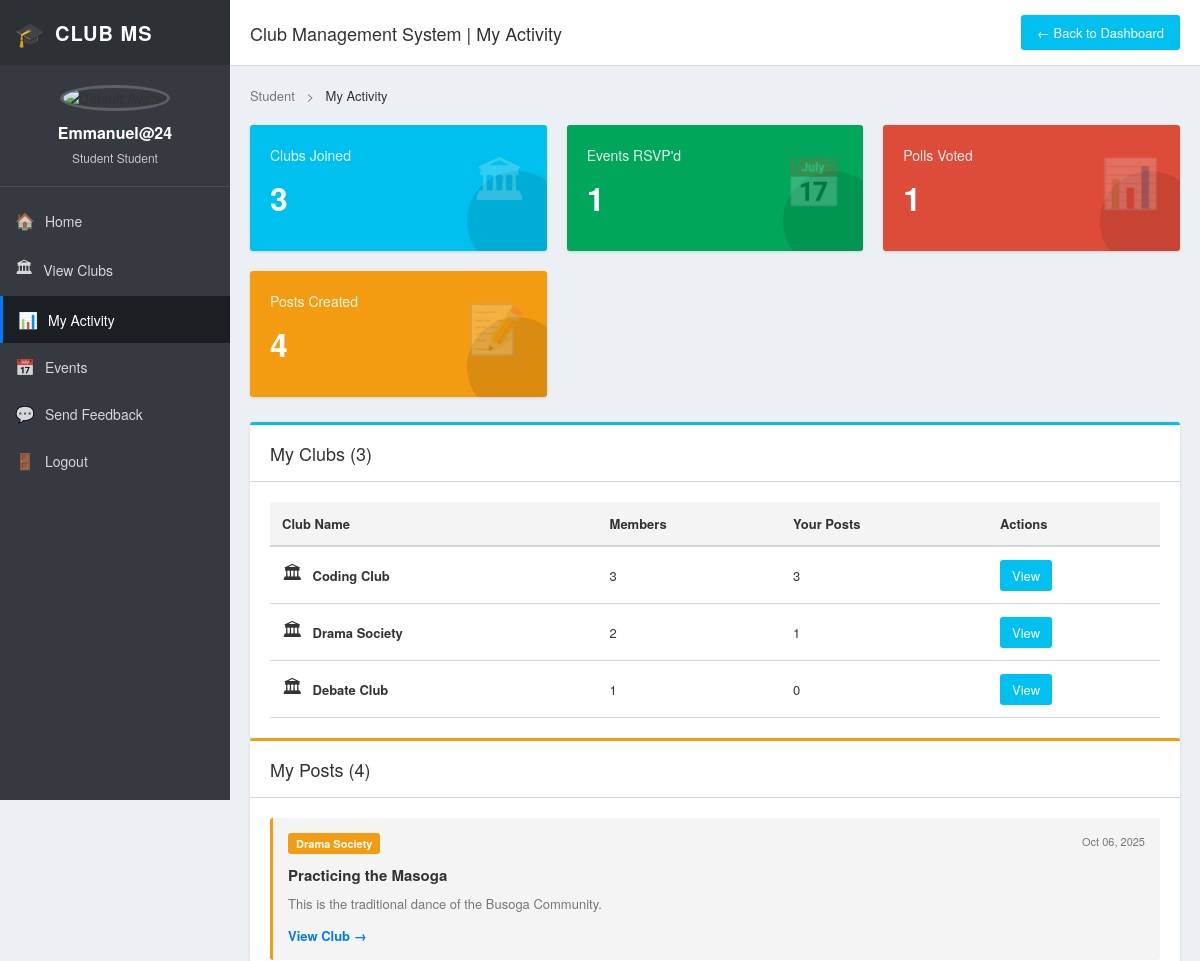
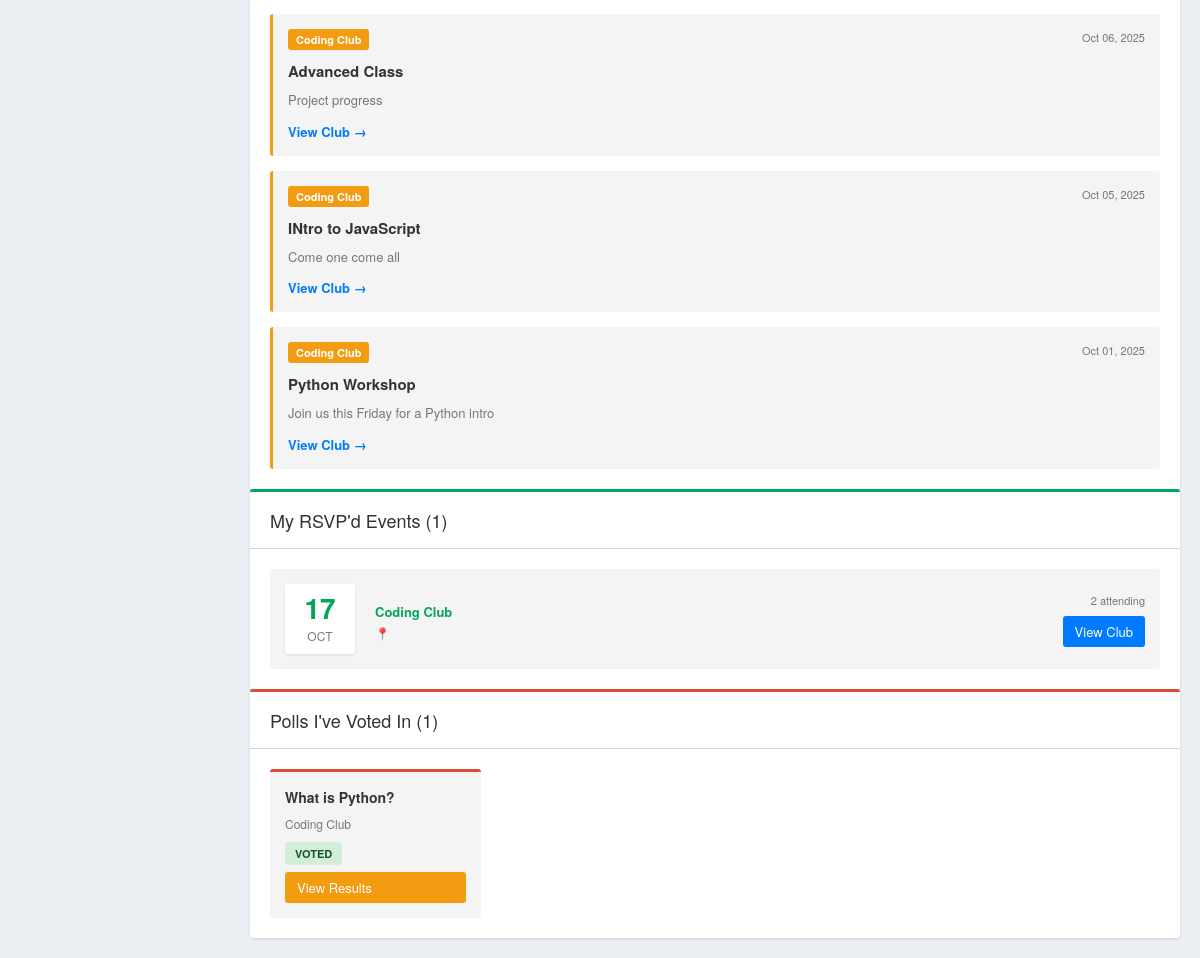
Before: /users/my-activity/ (signed in) with the older database file (2 pictures, top to bottom).
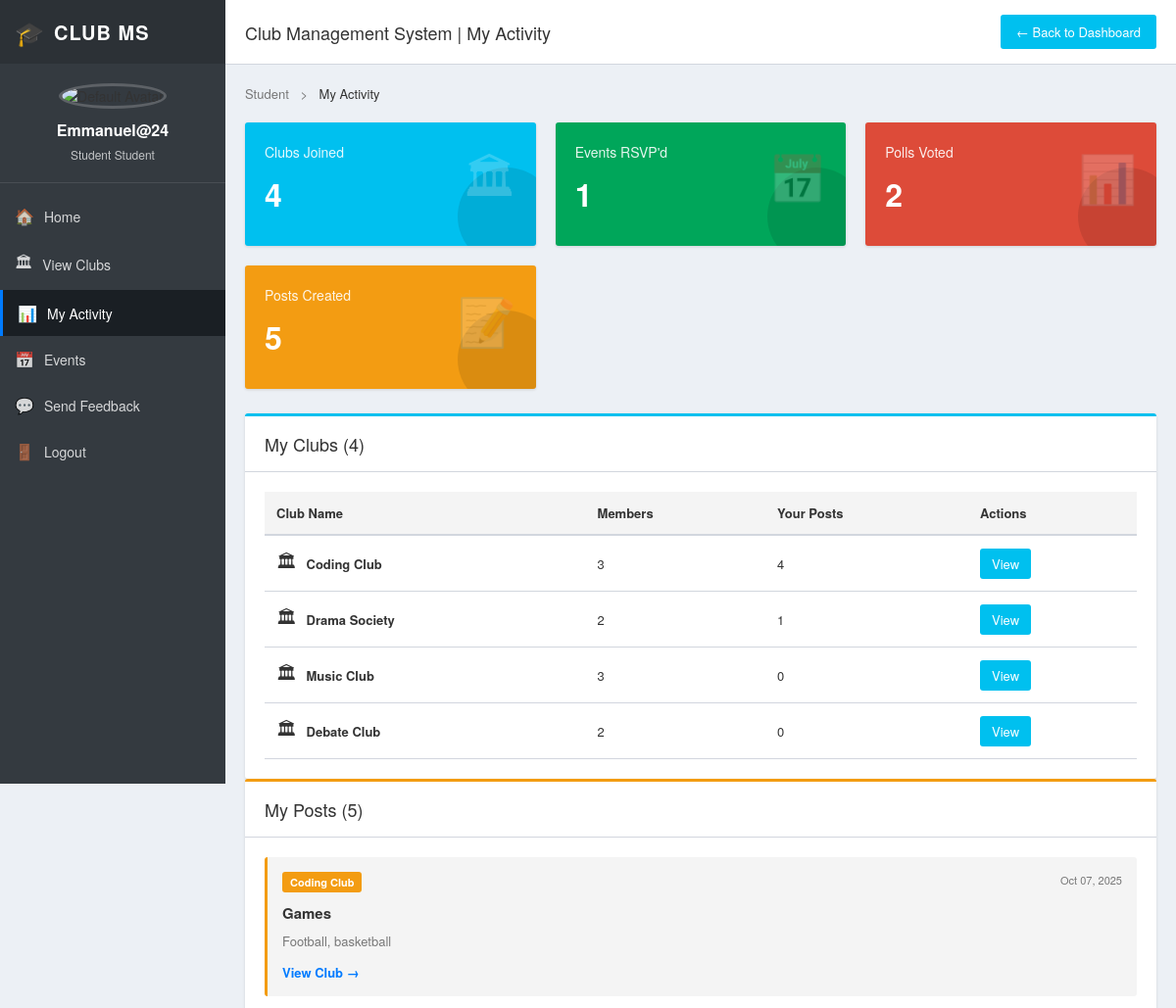
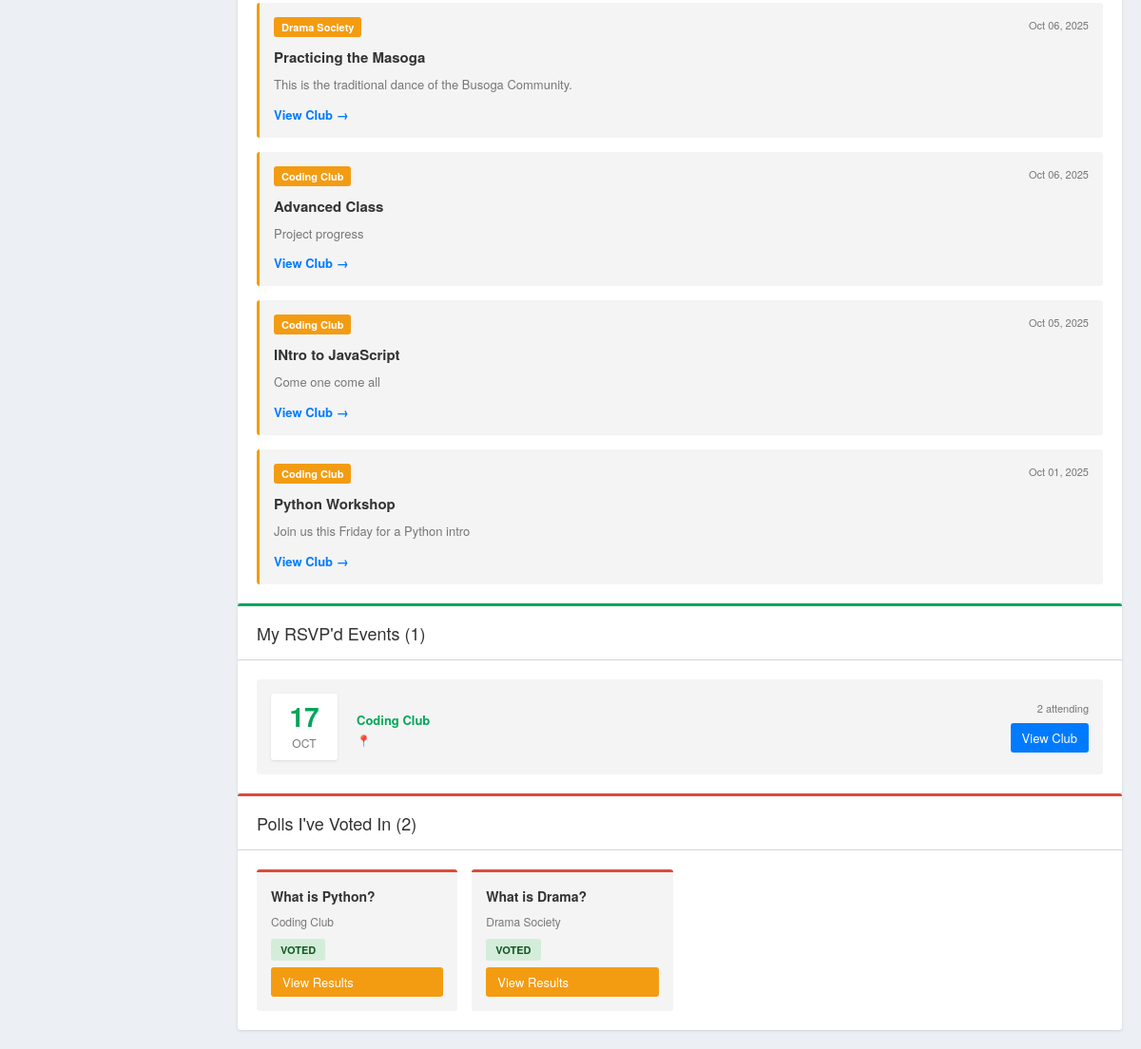
After: the same page with the newer database file (2 pictures, top to bottom).
### clubs/models.py (models this page shows, shortened)
class Club(models.Model):
    name = models.CharField(max_length=100)
    description = models.TextField()
    meeting_time = models.CharField(max_length=100)
    logo = models.ImageField(upload_to="club_logos/", blank=True, null=True)
    members = models.ManyToManyField(
        settings.AUTH_USER_MODEL,
        related_name="clubs",
        blank=True
    )

class ClubPost(models.Model):
    club = models.ForeignKey(
        Club, on_delete=models.CASCADE, related_name="posts"
    )
    title = models.CharField(max_length=200)
    content = models.TextField()
    author = models.ForeignKey(
        settings.AUTH_USER_MODEL, on_delete=models.CASCADE
    )
    created_at = models.DateTimeField(auto_now_add=True)

class Event(models.Model):
    club = models.ForeignKey(
        Club, on_delete=models.CASCADE, related_name="events"
    )
    name = models.CharField(max_length=200)
    description = models.TextField()
    date = models.DateField()
    attendees = models.ManyToManyField(
        settings.AUTH_USER_MODEL,
        related_name="event_attendees",
        blank=True
    )

class Poll(models.Model):
    club = models.ForeignKey(
        Club, on_delete=models.CASCADE, related_name="polls"
    )
    question = models.CharField(max_length=255)
    created_by = models.ForeignKey(
        settings.AUTH_USER_MODEL, on_delete=models.CASCADE
    )
    created_at = models.DateTimeField(auto_now_add=True)

### users/views.py (the view)
# urls.py: path("my-activity/", views.my_activity, name="my_activity"),
@login_required
def my_activity(request):
    user = request.user
    user_clubs = (
        user.clubs.all()
        .annotate(post_count=Count('posts', filter=Q(posts__author=user)))
    )
    rsvp_events = Event.objects.filter(attendees=user).order_by('date')
    voted_polls = []
    for poll in Poll.objects.filter(club__in=user_clubs):
        if poll.options.filter(votes=user).exists():
            voted_polls.append(poll)
    user_posts = ClubPost.objects.filter(author=user).order_by('-created_at')
    context = {
        'user_clubs': user_clubs,
        'rsvp_events': rsvp_events,
        'voted_polls': voted_polls,
        'user_posts': user_posts,
    }
    return render(request, 'users/my_activity.html', context)

### users/templates/users/my_activity.html (shortened to what the changed rows need)
{% load static %}
<!DOCTYPE html>
<html lang="en">
<head>
    <link rel="stylesheet" href="{% static 'css/student_dashboard.css' %}">
</head>
<body>
<div class="dashboard-wrapper">
    <main class="dashboard-main">
        <header class="top-header">
            <div class="header-left">
                <h1 class="page-title">Club Management System | My Activity</h1>
            </div>
        </header>
        <div class="dashboard-content">
            <section class="stats-grid">
                <div class="stat-card card-blue">
                    <div class="stat-content">
                        <h3>Clubs Joined</h3>
                        <p class="stat-number">{{ user_clubs.count }}</p>
                    </div>
                </div>
                <div class="stat-card card-red">
                    <div class="stat-content">
                        <h3>Polls Voted</h3>
                        <p class="stat-number">{{ voted_polls|length }}</p>
                    </div>
                </div>
                <div class="stat-card card-yellow">
                    <div class="stat-content">
                        <h3>Posts Created</h3>
                        <p class="stat-number">{{ user_posts.count }}</p>
                    </div>
                </div>
            </section>
            <section class="panel clubs-panel">
                <div class="panel-header">
                    <h2>My Clubs ({{ user_clubs.count }})</h2>
                </div>
                <div class="panel-body">
                    {% if user_clubs %}
                    <div class="clubs-table">
                        <table>
                            <thead>
                                <tr>
                                    <th>Club Name</th>
                                    <th>Members</th>
                                    <th>Your Posts</th>
                                    <th>Actions</th>
                                </tr>
                            </thead>
                            <tbody>
                                {% for club in user_clubs %}
                                <tr>
                                    <td>
                                        <div class="club-name-cell">
                                            <span class="club-icon-small">🏛</span>
                                            <strong>{{ club.name }}</strong>
                                        </div>
                                    </td>
                                    <td>{{ club.members.count }}</td>
                                    <td>{{ club.post_count }}</td>
                                    <td>
                                        <a href="{% url 'club_detail' club.id %}" class="btn btn-view">View</a>
                                    </td>
                                </tr>
                                {% endfor %}
                            </tbody>
                        </table>
                    </div>
                    {% else %}
                    <div class="empty-state">
                        <p>You haven't joined any clubs yet.</p>
                        <a href="{% url 'club_list' %}" class="btn btn-primary">Explore Clubs</a>
                    </div>
                    {% endif %}
                </div>
            </section>
            <section class="panel posts-panel">
                <div class="panel-header">
                    <h2>My Posts ({{ user_posts.count }})</h2>
                </div>
                <div class="panel-body">
                    {% if user_posts %}
                    <div class="posts-list">
                        {% for post in user_posts %}
                        <div class="post-card">
                            <div class="post-header-info">
                                <span class="post-club-badge">{{ post.club.name }}</span>
                                <span class="post-time">{{ post.created_at|date:"M d, Y" }}</span>
                            </div>
                            <h4>{{ post.title }}</h4>
                            <p>{{ post.content|truncatewords:30 }}</p>
                            <a href="{% url 'club_detail' post.club.id %}" class="link-primary">View Club →</a>
                        </div>
                        {% endfor %}
                    </div>
                    {% else %}
                    <div class="empty-state">
                        <p>You haven't created any posts yet.</p>
                    </div>
                    {% endif %}
                </div>
            </section>
            <section class="panel events-panel">
                <div class="panel-header">
                    <h2>My RSVP'd Events ({{ rsvp_events.count }})</h2>
                </div>
                <div class="panel-body">
                    {% if rsvp_events %}
                    <div class="events-list-table">
                        {% for event in rsvp_events %}
                        <div class="event-row">
                            <div class="event-date-badge">
                                <span class="event-day">{{ event.date|date:"d" }}</span>
                                <span class="event-month">{{ event.date|date:"M" }}</span>
                            </div>
                            <div class="event-details">
                                <p class="event-club-name">{{ event.club.name }}</p>
                                <p class="event-location">📍 {{ event.location }}</p>
                            </div>
                            <div class="event-actions">
                                <span class="attendee-badge">{{ event.attendees.count }} attending</span>
                                <a href="{% url 'club_detail' event.club.id %}" class="btn btn-primary">View Club</a>
                            </div>
                        </div>
                        {% endfor %}
                    </div>
                    {% else %}
                    <div class="empty-state">
                        <p>You haven't RSVP'd to any events yet.</p>
                        <a href="{% url 'events_list' %}" class="btn btn-primary">Browse Events</a>
                    </div>
                    {% endif %}
                </div>
            </section>
            <section class="panel polls-panel">
                <div class="panel-header">
                    <h2>Polls I've Voted In ({{ voted_polls|length }})</h2>
                </div>
                <div class="panel-body">
                    {% if voted_polls %}
                    <div class="polls-grid">
                        {% for poll in voted_polls %}
                        <div class="poll-card">
                            <h4>{{ poll.question }}</h4>
                            <p class="poll-club">{{ poll.club.name }}</p>
                            <span class="badge badge-success">Voted</span>
                            <a href="{% url 'club_detail' poll.club.id %}" class="btn btn-vote">View Results</a>
                        </div>
                        {% endfor %}
                    </div>
                    {% else %}
                    <div class="empty-state">
                        <p>You haven't participated in any polls yet.</p>
                    </div>
                    {% endif %}
                </div>
            </section>
        </div>
    </main>
</div>
</body>
</html>

Changed rows visible on the page:
computed for Club "Coding Club": post_count "3" → "4"
now on this page (row unchanged): Club: name "Music Club", members.count "3", post_count "0"
computed for Club "Debate Club": members.count "1" → "2"
added ClubPost: club.name "Coding Club", created_at "Oct 07, 2025", title "Games", content "Football, basketball"
added Poll: question "What is Drama?", club.name "Drama Society"
Other visible differences:
{{ user_clubs.count }}: "3" → "4"
{{ voted_polls|length }}: "1" → "2"
{{ user_posts.count }}: "4" → "5"
